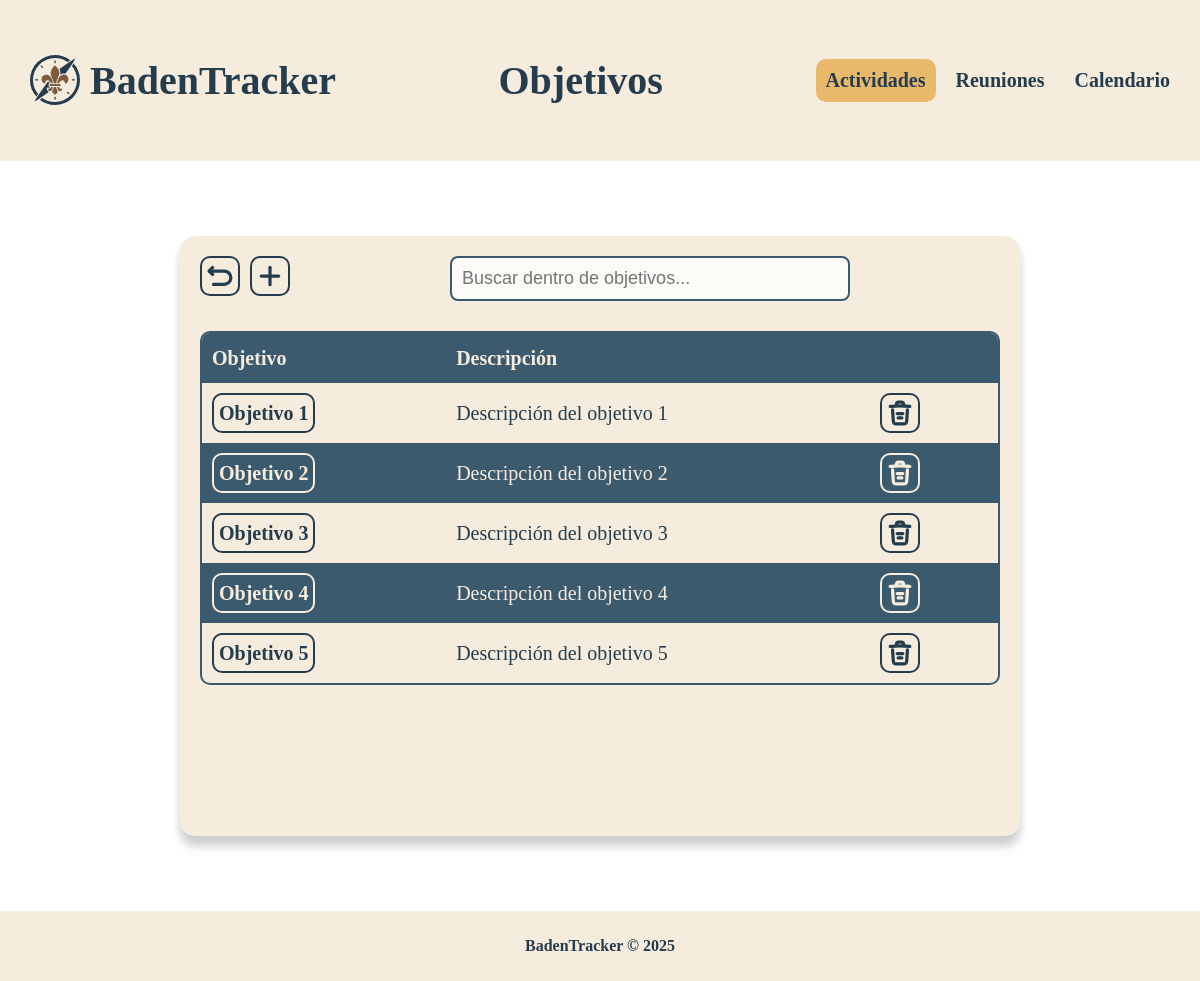
Page /actividades/objetivos/index.php on the earlier database version.
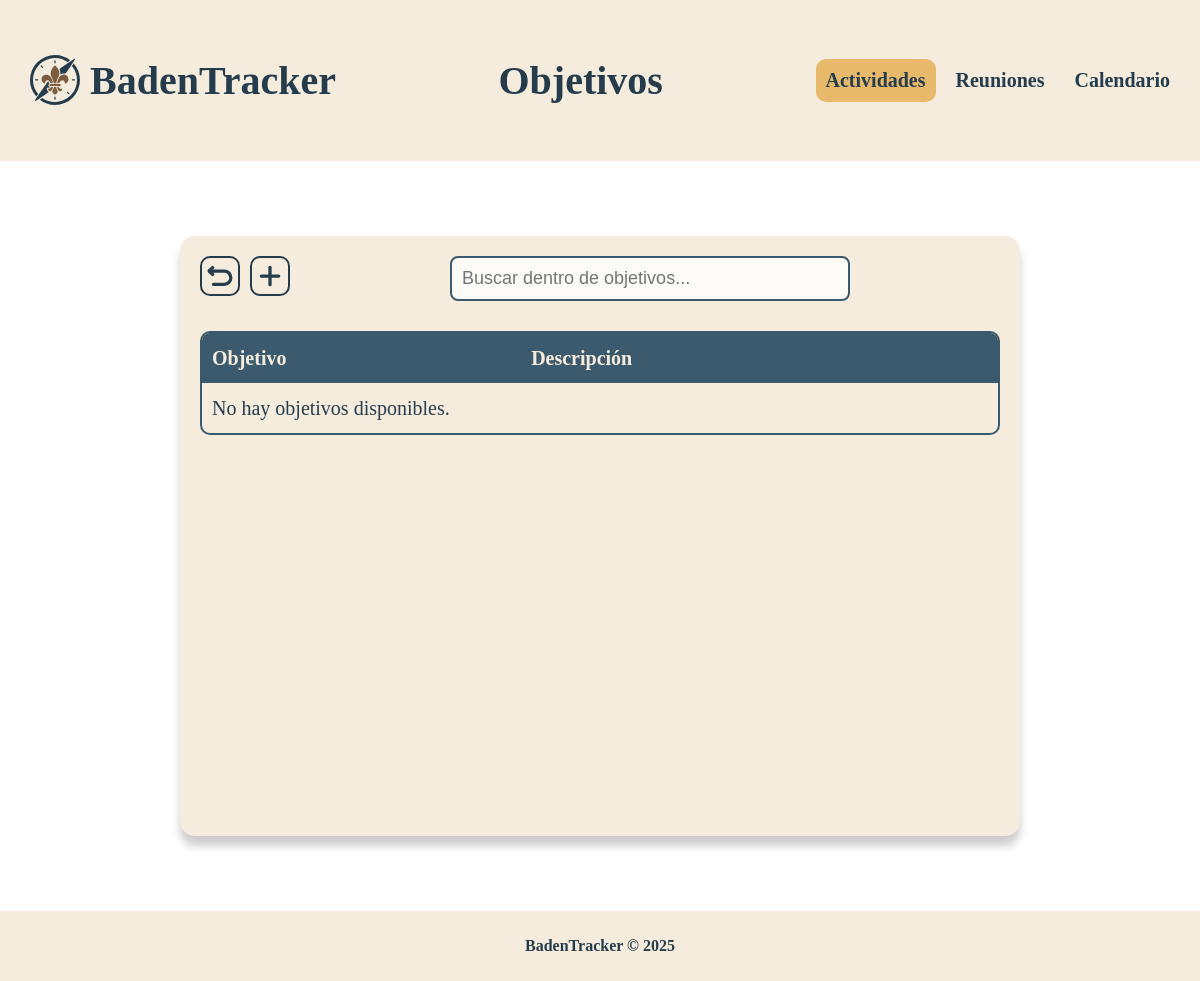
Same page on the later database version.
### tables this page shows
CREATE TABLE IF NOT EXISTS obj(  
    obj_id      int         NOT NULL PRIMARY KEY AUTO_INCREMENT COMMENT 'Primary Key',
    obj_name    varchar(50) NOT NULL UNIQUE                     COMMENT 'Objective Name',
    obj_desc    varchar(255)                                    COMMENT 'Objective Description'
);

### .res/funct/funct.php (called while the page is built, shortened)
<?php
function linkDB ():mysqli  {
    $servername = "localhost";
    $database = "badentracker";
    $username = "root";
    $password = "";
    return new mysqli($servername, $username, $password, $database);
}
?>

### actividades/objetivos/index.php (the view, shortened to what this page needs)
<?php
require "../../.res/funct/funct.php";
include "../../.res/templates/header.php";
$sql = "
SELECT
    obj.obj_id,
    obj.obj_name,
    obj.obj_desc
FROM obj
";
$query = linkDB() -> query($sql);
?>
<main>
    <a class="but align-left" href="../" title="Volver a Actividades">
    </a>
    <a class="but align-left" href="new" with="50px" aling="left" title="Nuevo objetivo">
        <svg width="400" height="400" viewBox="0 0 12 12" xmlns="http://www.w3.org/2000/svg">
        <path
            d="m 2,6 h 8"
            stroke-width="1.5"
            stroke-linecap="round"
            stroke-linejoin="round"
            id="path1" />
        <path
            d="M 6,10 V 2"
            stroke-width="1.5"
            stroke-linecap="round"
            stroke-linejoin="round"
            id="path2" />
        </svg>
    </a>
    <input type="text" id="searchInput" placeholder="Buscar dentro de objetivos..." class="search-input">
    <br><br>
    <table class="table-main">
        <tr>
            <th data-sortable="true">Objetivo</th>
            <th data-sortable="true">Descripción</th>
            <th></th>
        </tr>
        <?php if ($query->num_rows > 0) {
            while ($row = $query->fetch_assoc()) {
                echo "<tr>";
                echo
                    "<td>
                        <a class=but  href='objetivo?id=" . $row["obj_id"] . "' title='Editar " . $row["obj_name"] . "'>" .
                            $row["obj_name"] .
                            "</a>
                    </td>";
                echo "<td>" . $row["obj_desc"] . "</td>";
                ?>
                <td>
                    <a class="but align-left" href="objetivo/delete.php?id=<?php echo $row["obj_id"];?> " title="Borrar objetivo" onclick="return confirm('¿Estás seguro de que deseas borrar este objetivo?');">
                    </a>
                </td>
                <?php
                echo "</tr>";
            }
        } else {
            echo "<tr><td colspan='7'>No hay objetivos disponibles.</td></tr>";
        } ?>
    </table>
</main>
<?php
include "../../.res/templates/footer.php";
?>

Differences in the rows shown:
removed obj: obj_name "Objetivo 1", obj_desc "Descripción del objetivo 1"
removed obj: obj_name "Objetivo 2", obj_desc "Descripción del objetivo 2"
removed obj: obj_name "Objetivo 3", obj_desc "Descripción del objetivo 3"
removed obj: obj_name "Objetivo 4", obj_desc "Descripción del objetivo 4"
removed obj: obj_name "Objetivo 5", obj_desc "Descripción del objetivo 5"
Other differences:
text now shown: "No hay objetivos disponibles."
